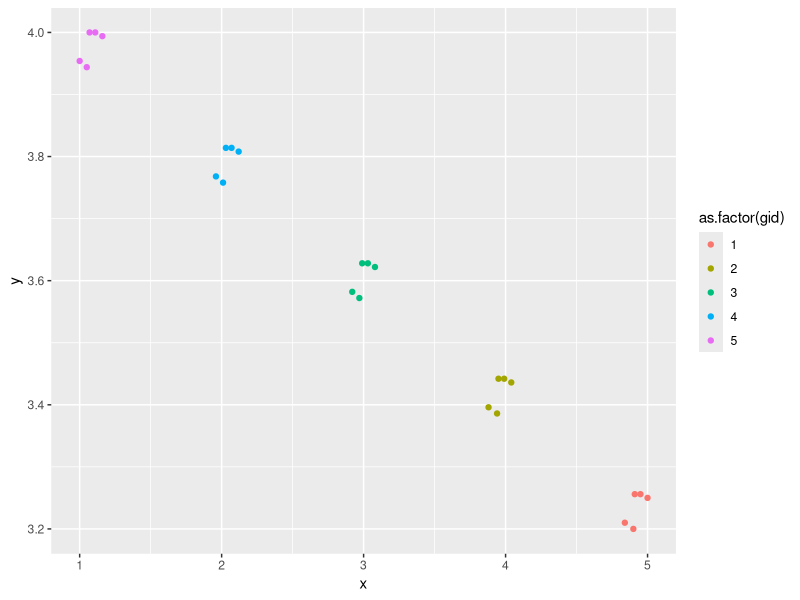
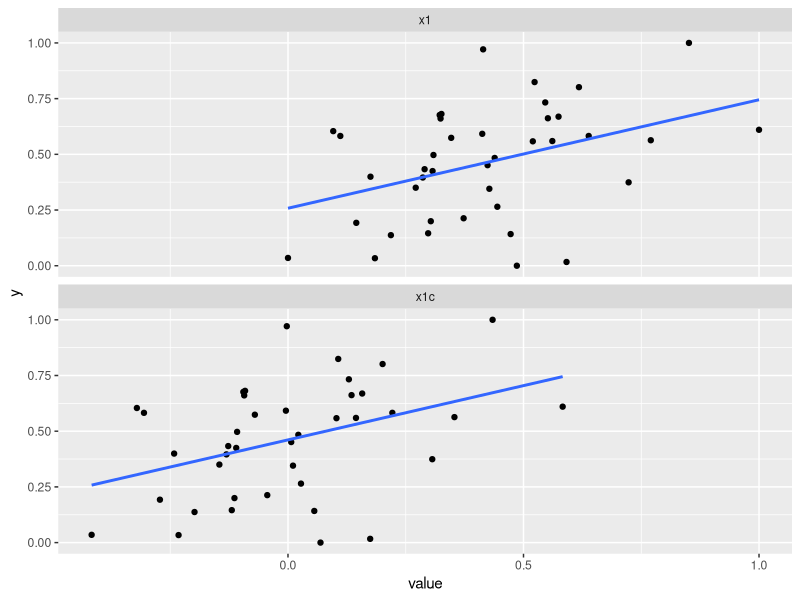
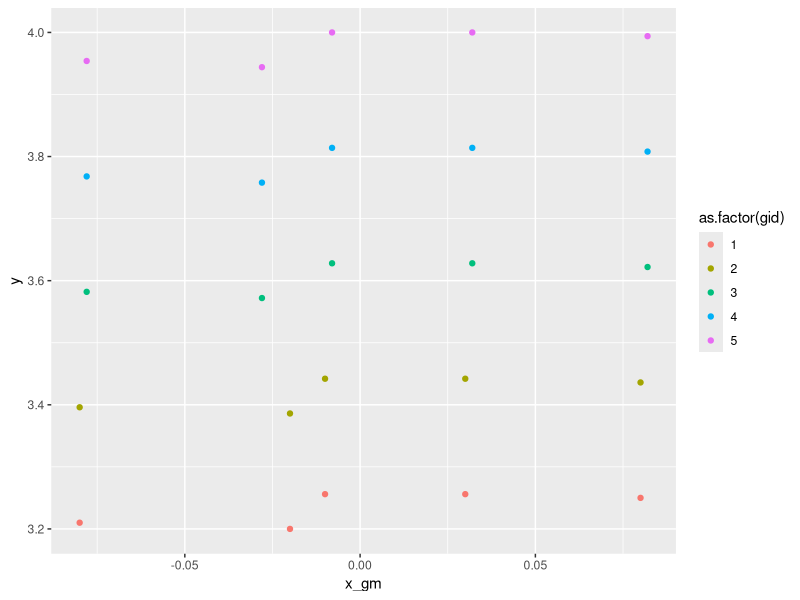

Source code (R) for these figures, in order:
## ---- chunk 1
library(tidyverse)
## ---- chunk 2
mydata <- read_csv("input/primer.csv")
## ---- chunk 3
mydata %>%
  ggplot(aes(x = x, y = y, color = as.factor(gid))) +
  geom_point()
## ---- chunk 4
summary(lm(y ~ x, data = mydata))
## ---- chunk 5
by_gid <- 
  mydata %>%
  group_by(gid) %>%
  nest()
by_gid
## ---- chunk 6
by_gid <-
  by_gid %>%
  mutate(lm = map(data, function(df) { lm(y ~ x, data = df) }))
by_gid
## ---- chunk 7
library(modelr)
by_gid <-
  by_gid %>%
  mutate(resid = map2(data, lm, add_residuals))
by_gid
## ---- chunk 8
library(broom)
## ---- chunk 9
by_gid <-
  by_gid %>%
  mutate(tidied = map(lm, tidy))
## ---- chunk 10
by_gid %>%
  unnest(tidied)
## ---- chunk 11
summary(by_gid$lm[[1]])
## ---- chunk 12
library(lme4)
summary(lmer(y ~ 1 + x + (1 | gid), data = mydata))
## ---- chunk 13
clus2 <- read_csv("input/my2level_cluster.csv")
clus2
## ---- chunk 14
clus2 %>% glimpse()
## ---- chunk 15
table(clus2$gid)
## ---- chunk 16
clus2 %>% count(gid)
## ---- chunk 17
rpt2 <- read_csv("input/my2level_repeat.csv")
rpt2
## ---- chunk 18
rpt2long <-
  rpt2 %>%
  gather(key = time, value = y, -pid, -female) %>%
  mutate(time = as.integer(str_remove(time, "y")))
rpt2long
## ---- chunk 19
rpt2long %>% summary()
## ---- chunk 20
by_gid
## ---- chunk 21
values <- 
  by_gid %>% 
  unnest(tidied) %>%
  select(gid, term, estimate) %>%
  group_by(gid) %>%
  spread(term, estimate) 
values


values %>%
  ungroup() %>%
  summarise(
    var_b0 = var(`(Intercept)`),
    var_b1 = var(x)
  )
## ---- chunk 22
mydata <- read_csv("input/mean_centering.csv")
round(cor(mydata), 3)
## ---- chunk 23
mydata <-
  mydata %>%
  mutate(
    x1c = x1 - mean(x1),
    x2c = x2 - mean(x2)
  )
## ---- chunk 24
mydata %>% 
  select(y, x1, x1c) %>%
  gather(key = x, value = value, -y) %>%
  ggplot(aes(x = value, y = y)) +
  geom_point() + 
  geom_smooth(method = "lm", se = FALSE) +
  #geom_hline(yintercept = 0) +
  #geom_vline(xintercept = 0) +
  facet_wrap(~x, ncol = 1)
  # geom_point(aes(x = x2))
## ---- chunk 25
m1 <- lm(y ~ x1, data = mydata)
m2 <- lm(y ~ x1c, data = mydata)
## ---- chunk 26
summary(m1)
summary(m2)
## ---- chunk 27
bind_rows(tidy(m1), tidy(m2)) %>%
  mutate(model = rep(1:2, each = 2)) %>%
  select(model, everything())
## ---- chunk 28
m1 <- lm(y ~ 1 + x1 + x2, data = mydata)
m1
## ---- chunk 29
m2 <- lm(y ~ 1 + x1 * x2, data = mydata)
m2
## ---- chunk 30
m3 <- lm(y ~ 1 + x1c + x2c, data = mydata)
m3
## ---- chunk 31
m4 <- lm(y ~ 1 + x1c + x2c + x1c:x2c, data = mydata)
m4
## ---- chunk 32
mydata <- read_csv("input/primer.csv")
mydata <- 
  mydata %>%
  mutate(x_grandmean = mean(x)) %>%
  group_by(gid) %>%
  mutate(
    x_groupmean = mean(x),
    x_am = x - x_grandmean,
    x_gm = x - x_groupmean
  ) %>%
  ungroup()
mydata
## ---- chunk 33
mydata %>%
  select(x, x_am, x_gm) %>%
  cor()
## ---- chunk 34
mydata %>%
  ggplot(aes(x_gm, y, color = as.factor(gid))) +
  geom_point()
## ---- chunk 35
rpt2 <- read_csv("input/my2level_repeat.csv")
rpt2
## ---- chunk 36
#rpt2long <-
  rpt2 %>%
  gather(key = time, value = y, -pid, -female) %>%
  mutate(
    time = as.numeric(str_remove(time, "y")),
    time_gm = time - mean(time)
  ) %>%
  arrange(pid)
## ---- chunk 37
clus2 <- read_csv("input/my2level_cluster.csv")
clus2 <-
  clus2 %>%
  group_by(gid) %>%
  mutate(
    ix1_gm = ix1 - mean(ix1),
    ix2_gm = ix2 - mean(ix2)
  ) %>%
  arrange(gid)
clus2
## ---- chunk 38
clus2 %>%
  mutate(group_size = n()) %>%
  summarise(mean(gx1), mean(group_size))
